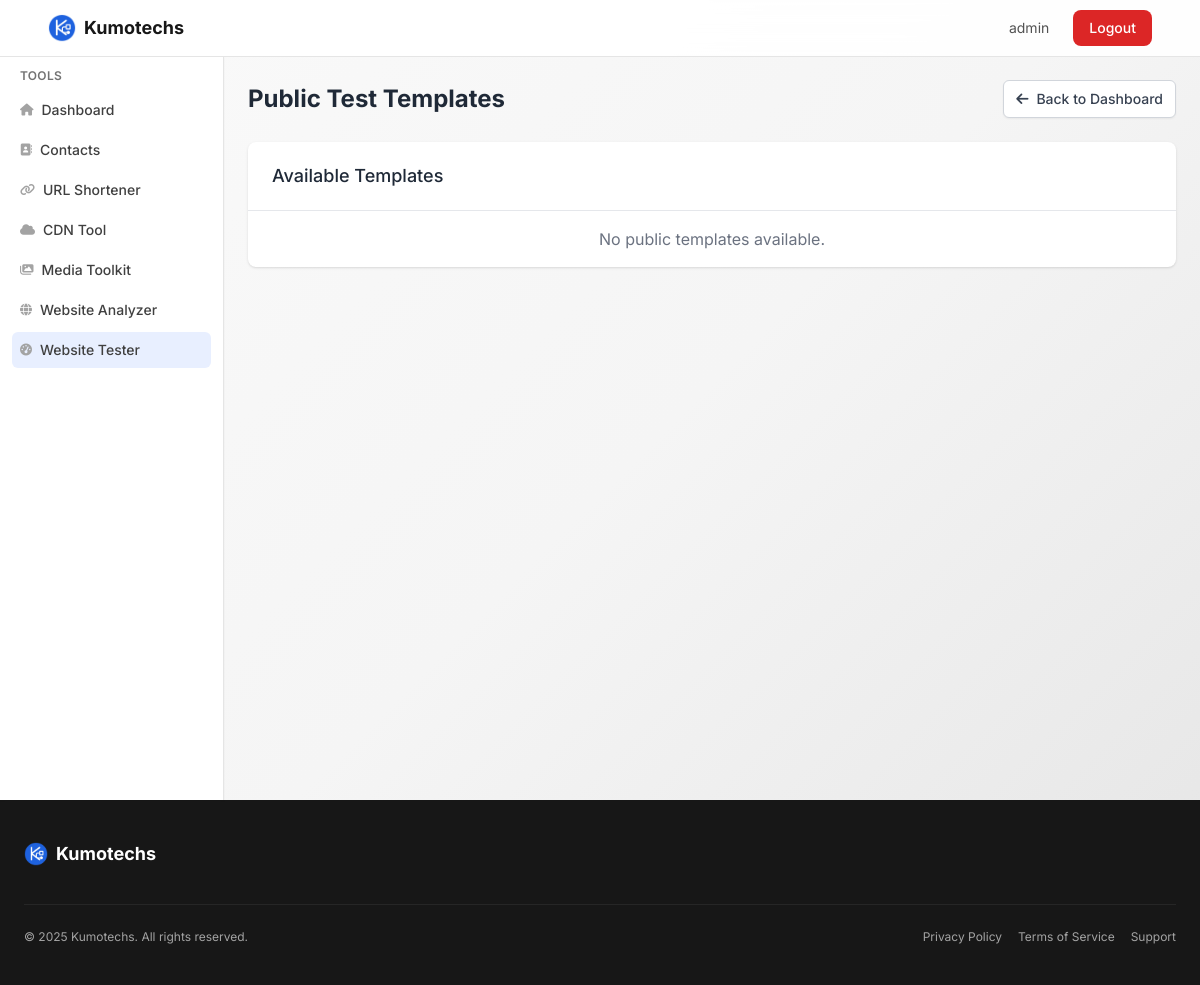
Before: /webtester/templates/ (signed in) with the older database file.
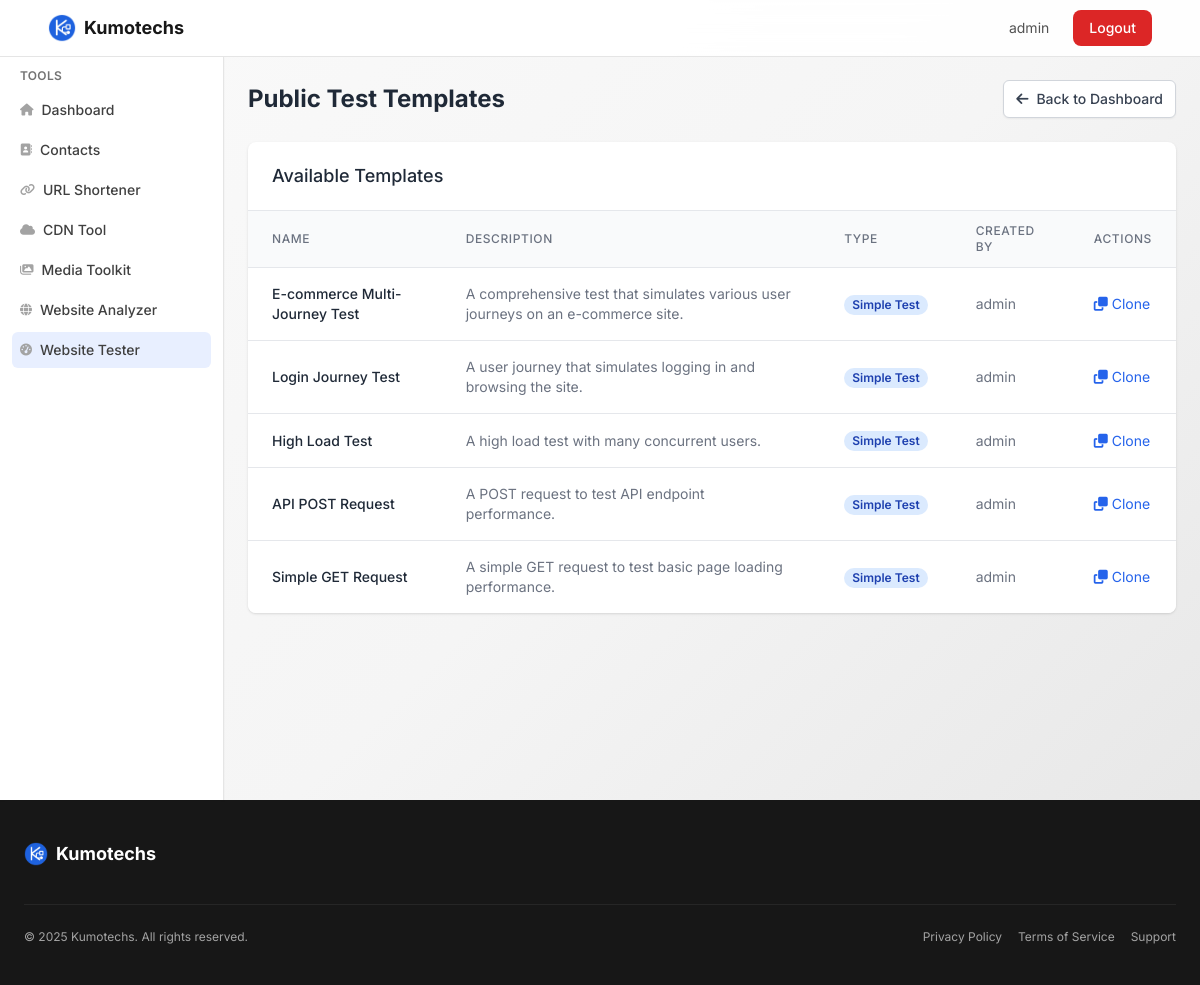
After: the same page with the newer database file.
### webtester/models.py (models this page shows, shortened)
class LoadTest(models.Model):
    name = models.CharField(max_length=100)
    target_url = models.URLField(max_length=2000, blank=True, null=True, help_text="Target URL for simple tests (not used for journey tests)")
    journey = models.ForeignKey(UserJourney, on_delete=models.SET_NULL, null=True, blank=True, related_name='load_tests', help_text="User journey to execute (overrides target_url)")
    num_users = models.PositiveIntegerField(default=10, help_text="Number of virtual users to simulate")
    spawn_rate = models.PositiveIntegerField(default=1, help_text="Number of users to spawn per second")
    duration = models.PositiveIntegerField(default=60, help_text="Duration of the test in seconds")
    http_method = models.CharField(max_length=10, default='GET', choices=[
        ('GET', 'GET'),
        ('POST', 'POST'),
        ('PUT', 'PUT'),
        ('DELETE', 'DELETE'),
    ], help_text="HTTP method for simple tests (not used for journey tests)")
    headers = models.TextField(blank=True, null=True, help_text="HTTP headers in JSON format")
    body = models.TextField(blank=True, null=True, help_text="Request body for POST/PUT requests (not used for journey tests)")
    is_public_template = models.BooleanField(default=False, help_text="Make this test available as a public template for other users")
    template_name = models.CharField(max_length=100, blank=True, null=True, help_text="Name to display in the public template library")
    template_description = models.TextField(blank=True, null=True, help_text="Description of what this template does")
    journeys = models.ManyToManyField(UserJourney, blank=True, related_name='load_tests_multi', help_text="User journeys to execute (overrides target_url)")
    journey_probability = models.FloatField(default=0.7, help_text="Probability (0-1) that a virtual user will use a journey instead of just hitting the target URL")
    created_by = models.ForeignKey(User, on_delete=models.CASCADE, related_name='load_tests')
    created_at = models.DateTimeField(auto_now_add=True)
    updated_at = models.DateTimeField(auto_now=True)
    STATUS_CHOICES = [
        ('pending', 'Pending'),
        ('running', 'Running'),
        ('completed', 'Completed'),
        ('failed', 'Failed'),
    ]
    status = models.CharField(max_length=20, choices=STATUS_CHOICES, default='pending')
    started_at = models.DateTimeField(null=True, blank=True)
    completed_at = models.DateTimeField(null=True, blank=True)
    total_requests = models.PositiveIntegerField(default=0)
    successful_requests = models.PositiveIntegerField(default=0)
    failed_requests = models.PositiveIntegerField(default=0)
    avg_response_time = models.FloatField(null=True, blank=True)
    min_response_time = models.FloatField(null=True, blank=True)
    max_response_time = models.FloatField(null=True, blank=True)
    requests_per_second = models.FloatField(null=True, blank=True)
    users_data = models.TextField(blank=True, null=True, help_text="Virtual users data in JSON format")
    class Meta:
        ordering = ['-created_at']
        verbose_name = 'Load Test'
        verbose_name_plural = 'Load Tests'
    def is_journey_test(self):
        return self.journeys.exists()

### webtester/views.py (the view)
# urls.py: path('templates/', views.public_templates, name='public_templates'),
@login_required
def public_templates(request):
    templates = LoadTest.objects.filter(is_public_template=True).order_by('-created_at')
    context = {
        'templates': templates,
    }
    return render(request, 'webtester/public_templates.html', context)

### webtester/templates/webtester/public_templates.html (shortened to what the changed rows need)
{% extends "base.html" %}
{% block content %}
<div class="space-y-6 px-4 sm:px-0">
    <div class="flex flex-col sm:flex-row justify-between items-start sm:items-center gap-4">
        <h1 class="text-xl sm:text-2xl font-bold text-gray-800 dark:text-white">Public Test Templates</h1>
    </div>
    <div class="bg-white dark:bg-gray-800 shadow rounded-lg overflow-hidden">
        <div class="px-4 sm:px-6 py-4 sm:py-5 border-b border-gray-200 dark:border-gray-700">
            <h2 class="text-base sm:text-lg font-medium text-gray-800 dark:text-white">Available Templates</h2>
        </div>
        {% if templates %}
        <div class="overflow-x-auto">
            <table class="min-w-full divide-y divide-gray-200 dark:divide-gray-700">
                <thead class="bg-gray-50 dark:bg-gray-700">
                    <tr>
                        <th scope="col" class="px-3 sm:px-6 py-3 text-left text-xs font-medium text-gray-500 dark:text-gray-300 uppercase tracking-wider">Name</th>
                        <th scope="col" class="hidden sm:table-cell px-6 py-3 text-left text-xs font-medium text-gray-500 dark:text-gray-300 uppercase tracking-wider">Description</th>
                        <th scope="col" class="hidden md:table-cell px-6 py-3 text-left text-xs font-medium text-gray-500 dark:text-gray-300 uppercase tracking-wider">Type</th>
                        <th scope="col" class="hidden md:table-cell px-6 py-3 text-left text-xs font-medium text-gray-500 dark:text-gray-300 uppercase tracking-wider">Created By</th>
                        <th scope="col" class="px-3 sm:px-6 py-3 text-left text-xs font-medium text-gray-500 dark:text-gray-300 uppercase tracking-wider">Actions</th>
                    </tr>
                </thead>
                <tbody class="bg-white dark:bg-gray-800 divide-y divide-gray-200 dark:divide-gray-700">
                    {% for template in templates %}
                    <tr>
                        <td class="px-3 sm:px-6 py-3 sm:py-4 text-sm font-medium text-gray-800 dark:text-white">
                            {{ template.template_name|default:template.name }}
                        </td>
                        <td class="hidden sm:table-cell px-6 py-4 text-sm text-gray-500 dark:text-gray-400">
                            {{ template.template_description|default:"No description provided"|truncatechars:100 }}
                        </td>
                        <td class="hidden md:table-cell px-6 py-4 whitespace-nowrap text-sm text-gray-500 dark:text-gray-400">
                            {% if template.is_journey_test %}
                                <span class="px-2 inline-flex text-xs leading-5 font-semibold rounded-full bg-green-100 text-green-800 dark:bg-green-800 dark:text-green-100">
                                    Journey Test
                                </span>
                            {% else %}
                                <span class="px-2 inline-flex text-xs leading-5 font-semibold rounded-full bg-blue-100 text-blue-800 dark:bg-blue-800 dark:text-blue-100">
                                    Simple Test
                                </span>
                            {% endif %}
                        </td>
                        <td class="hidden md:table-cell px-6 py-4 whitespace-nowrap text-sm text-gray-500 dark:text-gray-400">
                            {{ template.created_by.username }}
                        </td>
                        <td class="px-3 sm:px-6 py-3 sm:py-4 whitespace-nowrap text-sm">
                            <div class="flex">
                                <a href="{% url 'webtester:clone_template' template.pk %}" class="text-blue-600 hover:text-blue-900 dark:text-blue-400 dark:hover:text-blue-300" title="Clone Template">
                                    <i class="fas fa-clone"></i> <span class="hidden sm:inline">Clone</span>
                                </a>
                            </div>
                        </td>
                    </tr>
                    {% endfor %}
                </tbody>
            </table>
        </div>
        {% else %}
        <div class="px-4 sm:px-6 py-4 text-center text-gray-500 dark:text-gray-400">
            <p>No public templates available.</p>
        </div>
        {% endif %}
    </div>
</div>
{% endblock %}

Changed rows visible on the page:
added LoadTest: template_name "E-commerce Multi-Journey Test", template_description "A comprehensive test that simulates various user journeys on an e-commerce site.", shows "Simple Test", created_by.username "admin"
added LoadTest: template_name "Login Journey Test", template_description "A user journey that simulates logging in and browsing the site.", shows "Simple Test", created_by.username "admin"
added LoadTest: template_name "High Load Test", template_description "A high load test with many concurrent users.", shows "Simple Test", created_by.username "admin"
added LoadTest: template_name "API POST Request", template_description "A POST request to test API endpoint performance.", shows "Simple Test", created_by.username "admin"
added LoadTest: template_name "Simple GET Request", template_description "A simple GET request to test basic page loading performance.", shows "Simple Test", created_by.username "admin"
Other visible differences:
text no longer shown: "No public templates available."
text now shown: "NAME DESCRIPTION TYPE CREATED BY ACTIONS"
